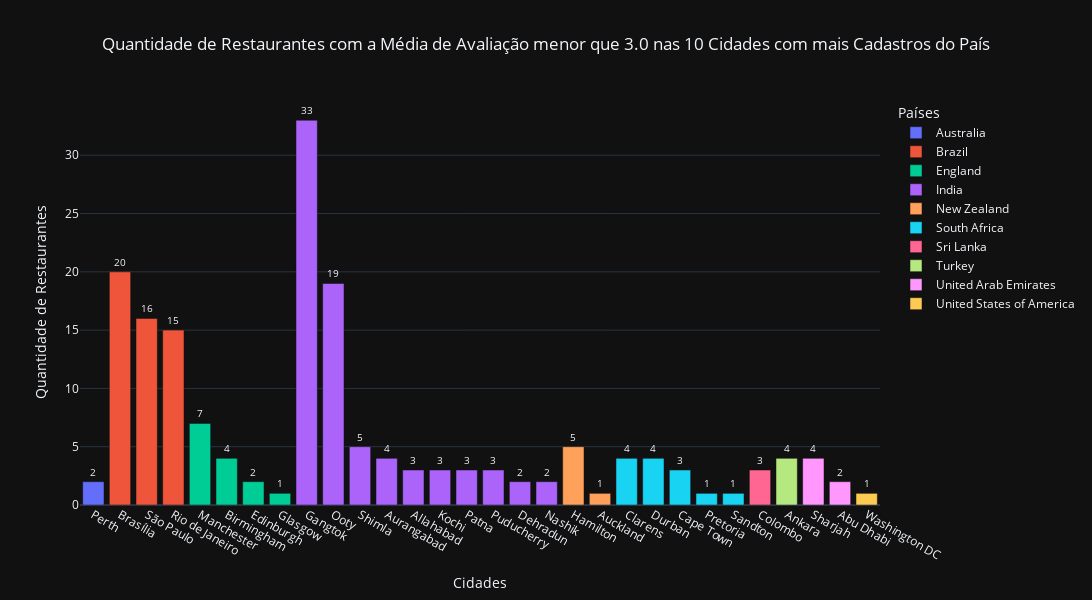

Notebook code for this chart:
### Code cell
# Quantidade de Restaurantes com a Média de Avaliação menor que 3.0 nas 10 Cidades com mais Cadastros do País
cols = ['country_name', 'city', 'aggregate_rating', 'restaurant_id']
df = df_original.copy()
lines = df['aggregate_rating'] <= 3.0
x = 'city'
y = 'restaurant_id'
z = 'country_name'
r = 'aggregate_rating'
operacao = ['mean', 'nunique']
title = 'Quantidade de Restaurantes com a Média de Avaliação menor que 3.0 nas 10 Cidades com mais Cadastros do País'
xaxis_title = 'Cidades'
yaxis_title = 'Quantidade de Restaurantes'
legend_title_text = 'Países'

restaurantes_4stars_por_cidade = cities_rank_bar_plot(df, lines, cols, x, y, z, r, operacao, ascending = [True, False], title = title, xaxis_title = xaxis_title, yaxis_title = yaxis_title, legend_title_text = legend_title_text)
restaurantes_4stars_por_cidade

### Figure 1 — Plotly figure (JSON) as saved in the notebook; plotly's stock layout.template omitted (floating-point values rounded to 4 significant figures)
{"data": [{"alignmentgroup": "True", "hovertemplate": "country_name=Australia<br>city=%{x}<br>restaurant_id=%{text}<extra></extra>", "legendgroup": "Australia", "marker": {"color": "#636efa", "pattern": {"shape": ""}}, "name": "Australia", "offsetgroup": "Australia", "orientation": "v", "showlegend": true, "text": [2], "textfont": {"size": 10}, "textposition": "outside", "texttemplate": "%{text:.0f}", "type": "bar", "x": ["Perth"], "xaxis": "x", "y": [2], "yaxis": "y"}, {"alignmentgroup": "True", "hovertemplate": "country_name=Brazil<br>city=%{x}<br>restaurant_id=%{text}<extra></extra>", "legendgroup": "Brazil", "marker": {"color": "#EF553B", "pattern": {"shape": ""}}, "name": "Brazil", "offsetgroup": "Brazil", "orientation": "v", "showlegend": true, "text": [20, 16, 15], "textfont": {"size": 10}, "textposition": "outside", "texttemplate": "%{text:.0f}", "type": "bar", "x": ["Brasília", "São Paulo", "Rio de Janeiro"], "xaxis": "x", "y": [20, 16, 15], "yaxis": "y"}, {"alignmentgroup": "True", "hovertemplate": "country_name=England<br>city=%{x}<br>restaurant_id=%{text}<extra></extra>", "legendgroup": "England", "marker": {"color": "#00cc96", "pattern": {"shape": ""}}, "name": "England", "offsetgroup": "England", "orientation": "v", "showlegend": true, "text": [7, 4, 2, 1], "textfont": {"size": 10}, "textposition": "outside", "texttemplate": "%{text:.0f}", "type": "bar", "x": ["Manchester", "Birmingham", "Edinburgh", "Glasgow"], "xaxis": "x", "y": [7, 4, 2, 1], "yaxis": "y"}, {"alignmentgroup": "True", "hovertemplate": "country_name=India<br>city=%{x}<br>restaurant_id=%{text}<extra></extra>", "legendgroup": "India", "marker": {"color": "#ab63fa", "pattern": {"shape": ""}}, "name": "India", "offsetgroup": "India", "orientation": "v", "showlegend": true, "text": [33, 19, 5, 4, 3, 3, 3, 3, 2, 2], "textfont": {"size": 10}, "textposition": "outside", "texttemplate": "%{text:.0f}", "type": "bar", "x": ["Gangtok", "Ooty", "Shimla", "Aurangabad", "Allahabad", "Kochi", "Patna", "Puducherry", "Dehradun", "Nashik"], "xaxis": "x", "y": [33, 19, 5, 4, 3, 3, 3, 3, 2, 2], "yaxis": "y"}, {"alignmentgroup": "True", "hovertemplate": "country_name=New Zealand<br>city=%{x}<br>restaurant_id=%{text}<extra></extra>", "legendgroup": "New Zealand", "marker": {"color": "#FFA15A", "pattern": {"shape": ""}}, "name": "New Zealand", "offsetgroup": "New Zealand", "orientation": "v", "showlegend": true, "text": [5, 1], "textfont": {"size": 10}, "textposition": "outside", "texttemplate": "%{text:.0f}", "type": "bar", "x": ["Hamilton", "Auckland"], "xaxis": "x", "y": [5, 1], "yaxis": "y"}, {"alignmentgroup": "True", "hovertemplate": "country_name=South Africa<br>city=%{x}<br>restaurant_id=%{text}<extra></extra>", "legendgroup": "South Africa", "marker": {"color": "#19d3f3", "pattern": {"shape": ""}}, "name": "South Africa", "offsetgroup": "South Africa", "orientation": "v", "showlegend": true, "text": [4, 4, 3, 1, 1], "textfont": {"size": 10}, "textposition": "outside", "texttemplate": "%{text:.0f}", "type": "bar", "x": ["Clarens", "Durban", "Cape Town", "Pretoria", "Sandton"], "xaxis": "x", "y": [4, 4, 3, 1, 1], "yaxis": "y"}, {"alignmentgroup": "True", "hovertemplate": "country_name=Sri Lanka<br>city=%{x}<br>restaurant_id=%{text}<extra></extra>", "legendgroup": "Sri Lanka", "marker": {"color": "#FF6692", "pattern": {"shape": ""}}, "name": "Sri Lanka", "offsetgroup": "Sri Lanka", "orientation": "v", "showlegend": true, "text": [3], "textfont": {"size": 10}, "textposition": "outside", "texttemplate": "%{text:.0f}", "type": "bar", "x": ["Colombo"], "xaxis": "x", "y": [3], "yaxis": "y"}, {"alignmentgroup": "True", "hovertemplate": "country_name=Turkey<br>city=%{x}<br>restaurant_id=%{text}<extra></extra>", "legendgroup": "Turkey", "marker": {"color": "#B6E880", "pattern": {"shape": ""}}, "name": "Turkey", "offsetgroup": "Turkey", "orientation": "v", "showlegend": true, "text": [4], "textfont": {"size": 10}, "textposition": "outside", "texttemplate": "%{text:.0f}", "type": "bar", "x": ["Ankara"], "xaxis": "x", "y": [4], "yaxis": "y"}, {"alignmentgroup": "True", "hovertemplate": "country_name=United Arab Emirates<br>city=%{x}<br>restaurant_id=%{text}<extra></extra>", "legendgroup": "United Arab Emirates", "marker": {"color": "#FF97FF", "pattern": {"shape": ""}}, "name": "United Arab Emirates", "offsetgroup": "United Arab Emirates", "orientation": "v", "showlegend": true, "text": [4, 2], "textfont": {"size": 10}, "textposition": "outside", "texttemplate": "%{text:.0f}", "type": "bar", "x": ["Sharjah", "Abu Dhabi"], "xaxis": "x", "y": [4, 2], "yaxis": "y"}, {"alignmentgroup": "True", "hovertemplate": "country_name=United States of America<br>city=%{x}<br>restaurant_id=%{text}<extra></extra>", "legendgroup": "United States of America", "marker": {"color": "#FECB52", "pattern": {"shape": ""}}, "name": "United States of America", "offsetgroup": "United States of America", "orientation": "v", "showlegend": true, "text": [1], "textfont": {"size": 10}, "textposition": "outside", "texttemplate": "%{text:.0f}", "type": "bar", "x": ["Washington DC"], "xaxis": "x", "y": [1], "yaxis": "y"}], "layout": {"barmode": "relative", "font": {"size": 12}, "height": 600, "legend": {"title": {"text": "Países"}, "tracegroupgap": 0}, "title": {"text": "Quantidade de Restaurantes com a Média de Avaliação menor que 3.0 nas 10 Cidades com mais Cadastros do País", "x": 0.5}, "width": 1300, "xaxis": {"anchor": "y", "autorange": true, "domain": [0, 1], "range": [-0.5, 29.5], "title": {"text": "Cidades"}, "type": "category"}, "yaxis": {"anchor": "x", "autorange": true, "domain": [0, 1], "range": [0, 34.74], "title": {"text": "Quantidade de Restaurantes"}, "type": "linear"}}}
